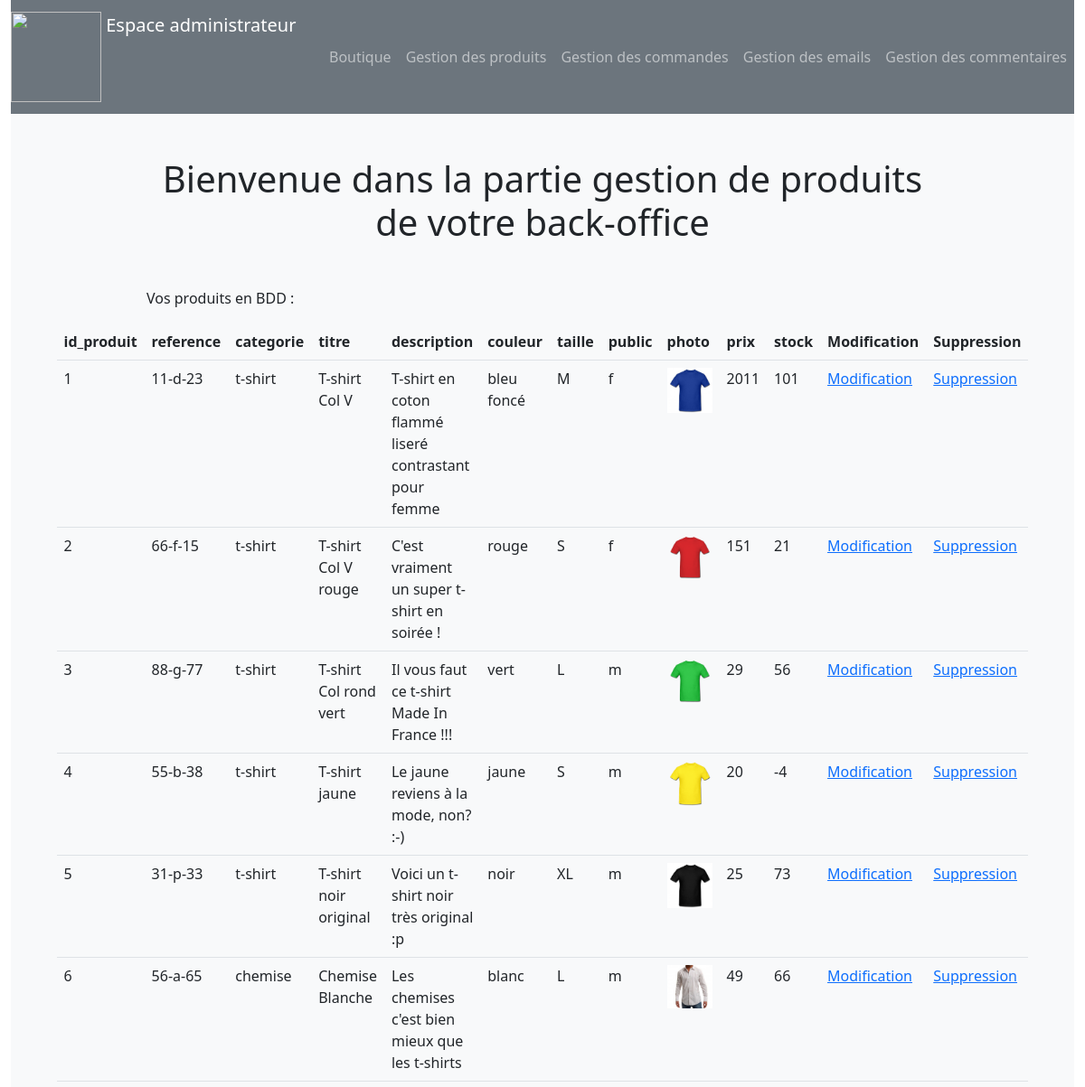
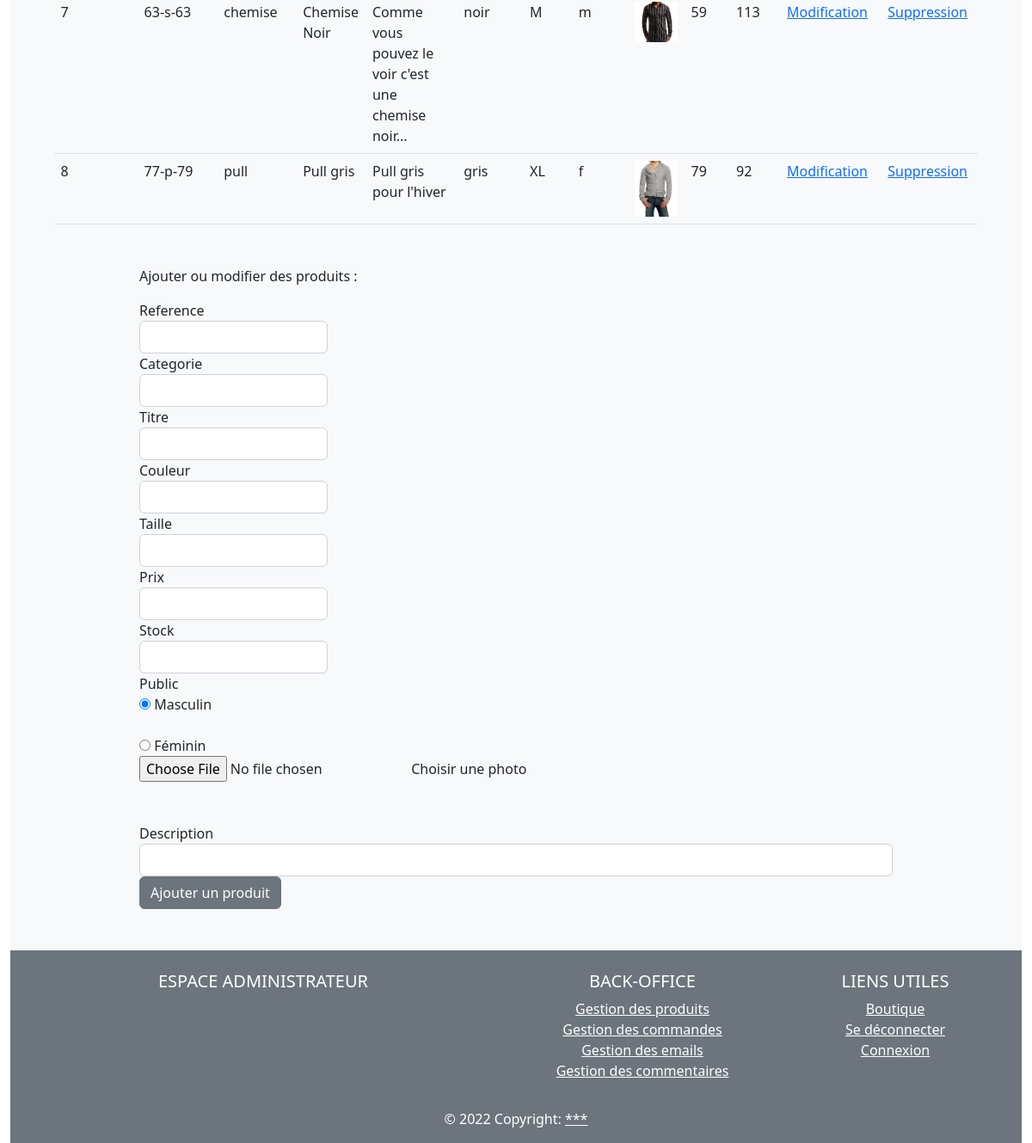
Page /admin/gestion_produits_sans_pagination.php on the committed database (2 pictures, top to bottom).
### tables this page shows
CREATE TABLE `produit` (
  `id_produit` int(3) NOT NULL,
  `reference` varchar(20) NOT NULL,
  `categorie` varchar(20) NOT NULL,
  `titre` varchar(100) NOT NULL,
  `description` text NOT NULL,
  `couleur` varchar(20) NOT NULL,
  `taille` varchar(5) NOT NULL,
  `public` enum('m','f','mixte') NOT NULL,
  `photo` varchar(250) NOT NULL,
  `prix` int(3) NOT NULL,
  `stock` int(3) NOT NULL
);

### admin/gestion_produits_sans_pagination.php (the view, shortened to what this page needs)
<?php
require_once("../inc/init.php");
$stmt = $pdo->query("SELECT * FROM produit");
$reference = (isset($produit)) ? $produit["reference"] : "";
$categorie = (isset($produit)) ? $produit["categorie"] : "";
$titre = (isset($produit)) ? $produit["titre"] : "";
$description = (isset($produit)) ? $produit["description"] : "";
$couleur = (isset($produit)) ? $produit["couleur"] : "";
$taille = (isset($produit)) ? $produit["taille"] : "";
$prix = (isset($produit)) ? $produit["prix"] : "";
$stock = (isset($produit)) ? $produit["stock"] : "";
require_once("inc/header.php");
?>
<h1 class='mb-5 text-center'>Bienvenue dans la partie gestion de produits de votre back-office</h1>
<p>Vos produits en BDD :</p>
<table class="table mb-5">
  <thead class="thead-dark">
    <tr>
        <?php for ($i = 0; $i < $stmt->columnCount(); $i++) {
            $col = $stmt->getColumnMeta($i); ?>
            <th scope="col"><?= $col['name']; ?></th>
        <?php } ?>
        <th scope="col"> Modification  </th>
        <th scope="col"> Suppression  </th>
    </tr>
  </thead>
  <tbody>
        <?php foreach($stmt->fetchAll(PDO::FETCH_ASSOC) as $index => $produit) { ?>
            <tr>
                <?php foreach($produit as $index => $valeur) {
                    if($index == 'photo') { ?>
                        <td> <img style="width:50px" src="<?= $valeur; ?>" alt=""> </td>
                    <?php } else { ?>
                        <td> <?php echo $produit[$index];  ?> </td>
                    <?php } ?>
                <?php } ?>
                <td> <a href="?action=modification&id_produit=<?= $produit["id_produit"]?>#ajout_modif"> Modification </a> </td>
                <td> <a href="?action=suppression&id_produit=<?= $produit["id_produit"]?>"> Suppression </a> </td>
            </tr>
       <?php } ?>
  </tbody>
</table>
<p id="ajout_modif">Ajouter ou modifier des produits :</p>
<form action="" method="POST" enctype="multipart/form-data">
    <div class="form-row">
        <div class="form-group col-md-3">
            <label for="reference">Reference</label>
            <input type="text" class="form-control" id="reference" name="reference" value="<?= $reference; ?>">
        </div>
        <div class="form-group col-md-3">
            <label for="categorie">Categorie</label>
            <input type="text" class="form-control" id="categorie" name="categorie" value="<?= $categorie; ?>">
        </div>
        <div class="form-group col-md-3">
            <label for="titre">Titre</label>
            <input type="text" class="form-control" id="titre" name="titre" value="<?= $titre; ?>">
        </div>
        <div class="form-group col-md-3">
            <label for="couleur">Couleur</label>
            <input type="text" class="form-control" id="couleur" name="couleur" value="<?= $couleur; ?>">
        </div>
        <div class="form-group col-md-3">
            <label for="taille">Taille</label>
            <input type="text" class="form-control" id="taille" name="taille" value="<?= $taille; ?>">
        </div>
        <div class="form-group col-md-3">
            <label for="prix">Prix</label>
            <input type="text" class="form-control" id="prix" name="prix" value="<?= $prix; ?>">
        </div>
        <div class="form-group col-md-3">
            <label for="stock">Stock</label>
            <input type="text" class="form-control" id="stock" name="stock" value="<?= $stock; ?>">
        </div>
        <div class="form-group col-md-2">
            <label for="public_m">Public</label>
            <div class="custom-control custom-radio">
                <input type="radio" id="public_m" name="public" class="custom-control-input" value="m" checked>
                <label class="custom-control-label" for="public_m">Masculin</label>
            </div>
        </div>
        <div class="form-group col-md-2">
            <label for="public_f" style="color:transparent">Public</label>
            <div class="custom-control custom-radio">
                <input type="radio" id="public_f" name="public" class="custom-control-input" value="f">
                <label class="custom-control-label" for="public_f">Féminin</label>
            </div>
        </div>
        <div class="custom-file mb-5">
            <input type="file" class="custom-file-input" id="maPhoto" name="maPhoto">
            <label class="custom-file-label" for="maPhoto">Choisir une photo</label>
        </div>
        <div class="form-group col-md-12">
            <label for="description">Description</label>
            <input type="text" class="form-control" id="description" name="description" value="<?= $description; ?>">
        </div>
        <?php if(isset($_GET["action"]) && $_GET["action"] == "modification") { ?>
            <button type="submit" class="btn btn-secondary" name="modifierProduit">Modifier un produit</button>
        <?php } else { ?>
            <button type="submit" class="btn btn-secondary" name="ajouterProduit">Ajouter un produit</button>
        <?php } ?>
    </div>
</form>
<?php
    require_once("inc/footer.php");
?>

### rows in the picture
produit: id_produit "1", reference "11-d-23", categorie "t-shirt", titre "T-shirt Col V", description "T-shirt en coton flammé liseré contrastant pour femme", couleur "bleu foncé", taille "M", public "f", photo (picture), prix "2011", stock "101"
produit: id_produit "2", reference "66-f-15", categorie "t-shirt", titre "T-shirt Col V rouge", description "C'est vraiment un super t-shirt en soirée !", couleur "rouge", taille "S", public "f", photo (picture), prix "151", stock "21"
produit: id_produit "3", reference "88-g-77", categorie "t-shirt", titre "T-shirt Col rond vert", description "Il vous faut ce t-shirt Made In France !!!", couleur "vert", taille "L", public "m", photo (picture), prix "29", stock "56"
produit: id_produit "4", reference "55-b-38", categorie "t-shirt", titre "T-shirt jaune", description "Le jaune reviens à la mode, non? :-)", couleur "jaune", taille "S", public "m", photo (picture), prix "20", stock "-4"
produit: id_produit "5", reference "31-p-33", categorie "t-shirt", titre "T-shirt noir original", description "Voici un t-shirt noir très original :p", couleur "noir", taille "XL", public "m", photo (picture), prix "25", stock "73"
produit: id_produit "6", reference "56-a-65", categorie "chemise", titre "Chemise Blanche", description "Les chemises c'est bien mieux que les t-shirts", couleur "blanc", taille "L", public "m", photo (picture), prix "49", stock "66"
produit: id_produit "7", reference "63-s-63", categorie "chemise", titre "Chemise Noir", description "Comme vous pouvez le voir c'est une chemise noir...", couleur "noir", taille "M", public "m", photo (picture), prix "59", stock "113"
produit: id_produit "8", reference "77-p-79", categorie "pull", titre "Pull gris", description "Pull gris pour l'hiver", couleur "gris", taille "XL", public "f", photo (picture), prix "79", stock "92"

### other values in the picture
$col['name'] "id_produit"
$col['name'] "reference"
$col['name'] "categorie"
$col['name'] "titre"
$col['name'] "description"
$col['name'] "couleur"
$col['name'] "taille"
$col['name'] "public"
$col['name'] "photo"
$col['name'] "prix"
$col['name'] "stock"
